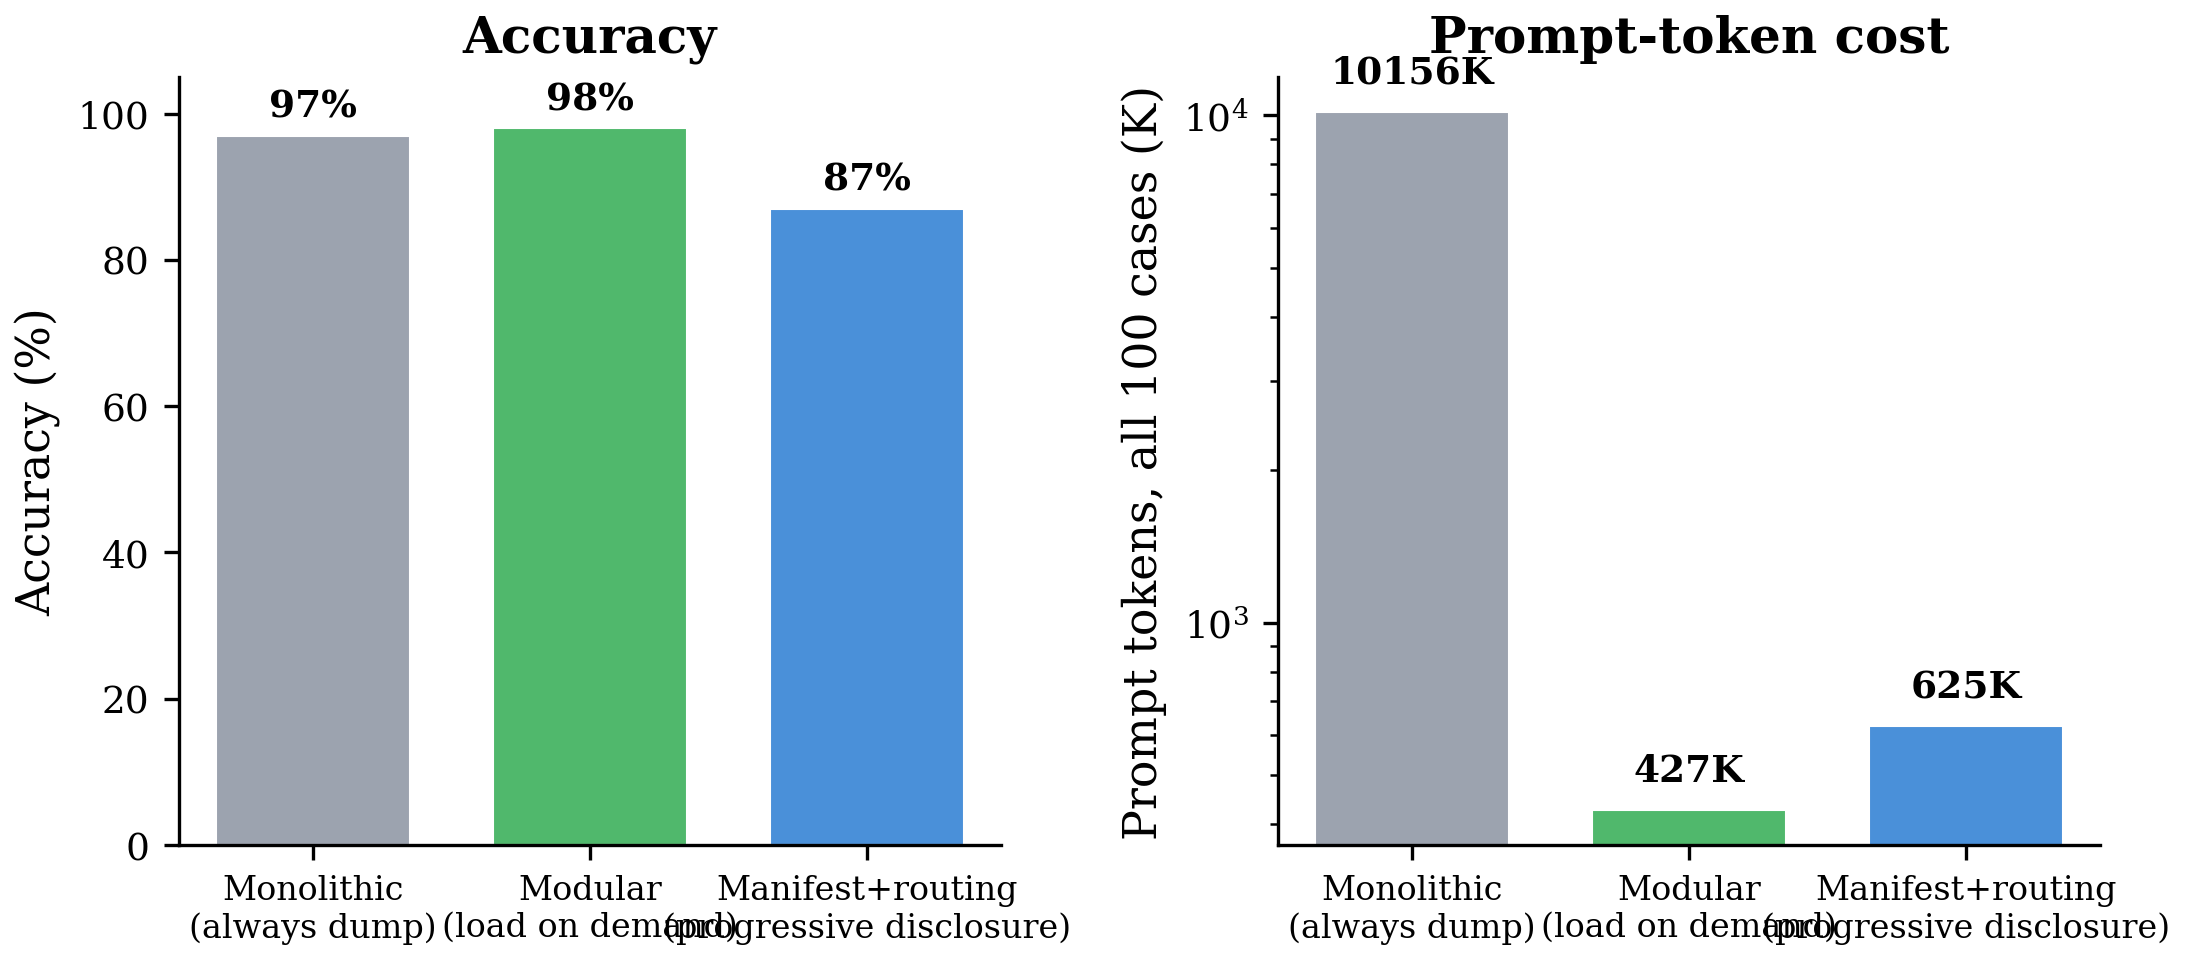

Here is the Python script that generated this plot:
"""Modularity / Progressive Disclosure ablation figure.

Bar chart pairing accuracy (left axis) and prompt-token cost (right axis,
log scale) for the three loading strategies: monolithic, modular, manifest.
"""
import json
import pathlib
import sys

import matplotlib

matplotlib.use("Agg")
import matplotlib.pyplot as plt

sys.path.insert(0, str(pathlib.Path(__file__).parent))
from generate_figures import BLUE, GREEN, ORANGE, GRAY, RED  # noqa: E402

R = pathlib.Path(__file__).resolve().parent.parent / "experiments" / "results"

plt.rcParams.update({
    "font.family": "serif", "font.size": 10,
    "savefig.dpi": 300, "savefig.bbox": "tight", "savefig.pad_inches": 0.05,
})

INPUT_PRICE = 0.30 / 1_000_000
OUTPUT_PRICE = 2.50 / 1_000_000


def load_strategy(name):
    p = R / f"modularity_{name}.json"
    if not p.exists():
        return None
    d = json.load(open(p))
    a = d["aggregate"]
    cost = (a["prompt_tokens"] * INPUT_PRICE
            + (a["output_tokens"] + a["thoughts_tokens"]) * OUTPUT_PRICE)
    return {
        "name": name,
        "accuracy": a["accuracy"],
        "prompt_tokens": a["prompt_tokens"],
        "cost_usd": cost,
        "n": a["n"],
    }


def main():
    strategies = [
        ("monolithic", "Monolithic\n(always dump)", GRAY),
        ("modular", "Modular\n(load on demand)", GREEN),
        ("manifest", "Manifest+routing\n(progressive disclosure)", BLUE),
    ]
    rows = []
    for sid, _label, _color in strategies:
        r = load_strategy(sid)
        if r:
            rows.append((sid, _label, _color, r))

    fig, (ax1, ax2) = plt.subplots(1, 2, figsize=(7.5, 3.4))

    # Accuracy
    xs = list(range(len(rows)))
    accs = [r[3]["accuracy"] * 100 for r in rows]
    bars = ax1.bar(xs, accs, color=[r[2] for r in rows], edgecolor="white", linewidth=0.5, width=0.7)
    ax1.set_xticks(xs)
    ax1.set_xticklabels([r[1] for r in rows], fontsize=8)
    ax1.set_ylabel("Accuracy (%)")
    ax1.set_title("Accuracy", fontweight="bold")
    ax1.set_ylim(0, 105)
    ax1.spines["top"].set_visible(False)
    ax1.spines["right"].set_visible(False)
    for bar, val in zip(bars, accs):
        ax1.text(bar.get_x() + bar.get_width()/2, bar.get_height() + 1.5,
                 f"{val:.0f}%", ha="center", va="bottom", fontsize=9, fontweight="bold")

    # Prompt tokens
    toks = [r[3]["prompt_tokens"] / 1000 for r in rows]
    bars2 = ax2.bar(xs, toks, color=[r[2] for r in rows], edgecolor="white", linewidth=0.5, width=0.7)
    ax2.set_xticks(xs)
    ax2.set_xticklabels([r[1] for r in rows], fontsize=8)
    ax2.set_ylabel("Prompt tokens, all 100 cases (K)")
    ax2.set_title("Prompt-token cost", fontweight="bold")
    ax2.set_yscale("log")
    ax2.spines["top"].set_visible(False)
    ax2.spines["right"].set_visible(False)
    for bar, val in zip(bars2, toks):
        ax2.text(bar.get_x() + bar.get_width()/2, bar.get_height() * 1.1,
                 f"{val:.0f}K", ha="center", va="bottom", fontsize=9, fontweight="bold")

    plt.tight_layout()
    out = pathlib.Path(__file__).parent / "modularity.pdf"
    plt.savefig(out)
    plt.savefig(str(out).replace(".pdf", ".png"))
    print(f"Saved {out}")


if __name__ == "__main__":
    main()
